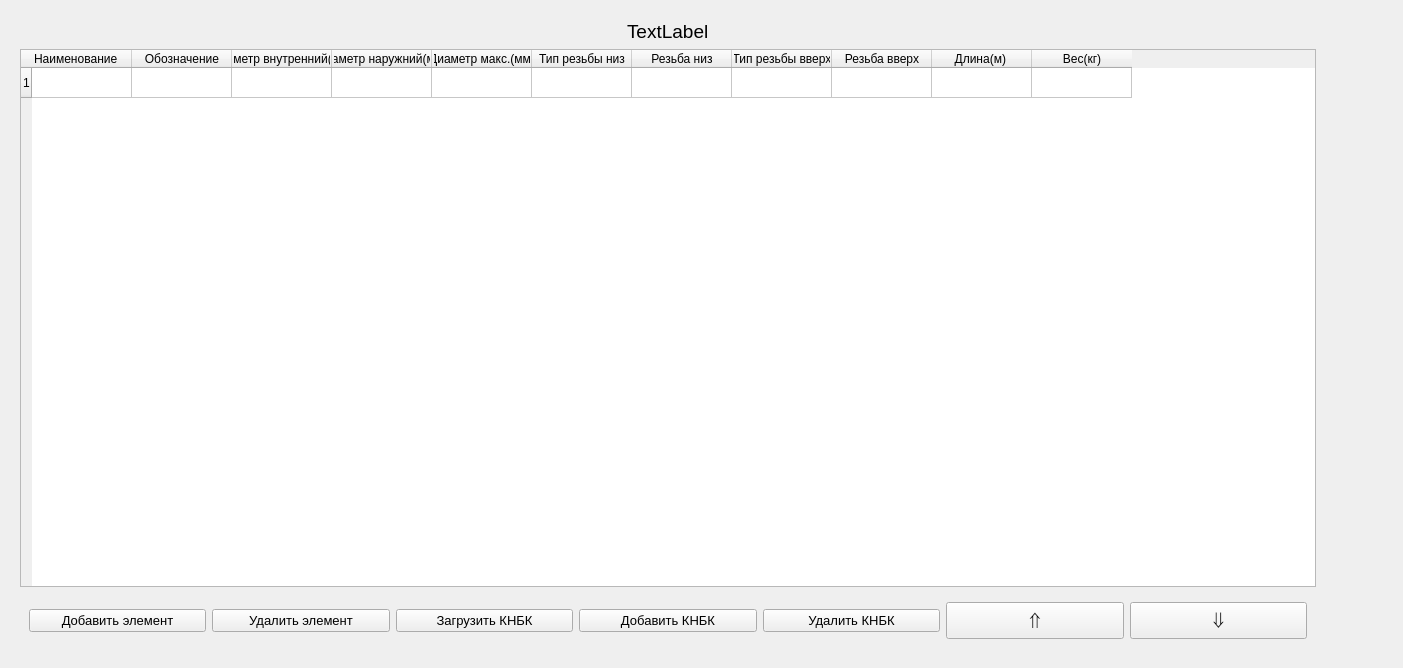
<?xml version="1.0" encoding="UTF-8"?>
<ui version="4.0">
 <class>knbk</class>
 <widget class="QWidget" name="knbk">
  <property name="geometry">
   <rect>
    <x>0</x>
    <y>0</y>
    <width>1403</width>
    <height>668</height>
   </rect>
  </property>
  <property name="sizePolicy">
   <sizepolicy hsizetype="Fixed" vsizetype="Minimum">
    <horstretch>0</horstretch>
    <verstretch>0</verstretch>
   </sizepolicy>
  </property>
  <property name="minimumSize">
   <size>
    <width>67</width>
    <height>0</height>
   </size>
  </property>
  <property name="windowTitle">
   <string>Form</string>
  </property>
  <layout class="QHBoxLayout" name="horizontalLayout_3">
   <property name="rightMargin">
    <number>3</number>
   </property>
   <item>
    <widget class="QFrame" name="frame">
     <property name="frameShape">
      <enum>QFrame::NoFrame</enum>
     </property>
     <property name="frameShadow">
      <enum>QFrame::Raised</enum>
     </property>
     <property name="lineWidth">
      <number>0</number>
     </property>
     <layout class="QVBoxLayout" name="verticalLayout">
      <item alignment="Qt::AlignHCenter">
       <widget class="QLabel" name="label">
        <property name="font">
         <font>
          <pointsize>14</pointsize>
         </font>
        </property>
        <property name="text">
         <string>TextLabel</string>
        </property>
       </widget>
      </item>
      <item>
       <widget class="AdaptiveTable" name="table_KNBK">
        <property name="sortingEnabled">
         <bool>false</bool>
        </property>
        <property name="rowCount">
         <number>1</number>
        </property>
        <property name="columnCount">
         <number>11</number>
        </property>
        <attribute name="horizontalHeaderVisible">
         <bool>true</bool>
        </attribute>
        <attribute name="horizontalHeaderCascadingSectionResizes">
         <bool>true</bool>
        </attribute>
        <attribute name="horizontalHeaderHighlightSections">
         <bool>true</bool>
        </attribute>
        <attribute name="horizontalHeaderShowSortIndicator" stdset="0">
         <bool>false</bool>
        </attribute>
        <attribute name="horizontalHeaderStretchLastSection">
         <bool>false</bool>
        </attribute>
        <attribute name="verticalHeaderVisible">
         <bool>true</bool>
        </attribute>
        <attribute name="verticalHeaderMinimumSectionSize">
         <number>30</number>
        </attribute>
        <attribute name="verticalHeaderShowSortIndicator" stdset="0">
         <bool>false</bool>
        </attribute>
        <row/>
        <column>
         <property name="text">
          <string>Наименование</string>
         </property>
         <property name="font">
          <font>
           <italic>false</italic>
           <kerning>false</kerning>
          </font>
         </property>
         <property name="textAlignment">
          <set>AlignJustify|AlignVCenter</set>
         </property>
        </column>
        <column>
         <property name="text">
          <string>Обозначение</string>
         </property>
        </column>
        <column>
         <property name="text">
          <string>Диаметр внутренний(мм)</string>
         </property>
        </column>
        <column>
         <property name="text">
          <string>Диаметр наружний(мм)</string>
         </property>
        </column>
        <column>
         <property name="text">
          <string>Диаметр макс.(мм)</string>
         </property>
        </column>
        <column>
         <property name="text">
          <string>Тип резьбы низ</string>
         </property>
        </column>
        <column>
         <property name="text">
          <string>Резьба низ</string>
         </property>
        </column>
        <column>
         <property name="text">
          <string>Тип резьбы вверх</string>
         </property>
        </column>
        <column>
         <property name="text">
          <string>Резьба вверх</string>
         </property>
        </column>
        <column>
         <property name="text">
          <string>Длина(м) </string>
         </property>
        </column>
        <column>
         <property name="text">
          <string>Вес(кг)</string>
         </property>
        </column>
        <item row="0" column="1">
         <property name="text">
          <string/>
         </property>
        </item>
       </widget>
      </item>
      <item>
       <widget class="QFrame" name="frame_1">
        <layout class="QHBoxLayout" name="horizontalLayout">
         <item>
          <widget class="QPushButton" name="pushButton_add_row">
           <property name="minimumSize">
            <size>
             <width>0</width>
             <height>0</height>
            </size>
           </property>
           <property name="font">
            <font>
             <pointsize>10</pointsize>
            </font>
           </property>
           <property name="text">
            <string>Добавить элемент</string>
           </property>
          </widget>
         </item>
         <item>
          <widget class="QPushButton" name="pushButton_delete_row">
           <property name="minimumSize">
            <size>
             <width>0</width>
             <height>0</height>
            </size>
           </property>
           <property name="font">
            <font>
             <pointsize>10</pointsize>
            </font>
           </property>
           <property name="text">
            <string>Удалить элемент</string>
           </property>
          </widget>
         </item>
         <item>
          <widget class="QPushButton" name="pushButton_load_table">
           <property name="minimumSize">
            <size>
             <width>0</width>
             <height>0</height>
            </size>
           </property>
           <property name="font">
            <font>
             <pointsize>10</pointsize>
            </font>
           </property>
           <property name="text">
            <string>Загрузить КНБК</string>
           </property>
          </widget>
         </item>
         <item>
          <widget class="QPushButton" name="pushButton_add_page">
           <property name="minimumSize">
            <size>
             <width>0</width>
             <height>0</height>
            </size>
           </property>
           <property name="font">
            <font>
             <pointsize>10</pointsize>
            </font>
           </property>
           <property name="text">
            <string>Добавить КНБК</string>
           </property>
          </widget>
         </item>
         <item>
          <widget class="QPushButton" name="pushButton_delete_page">
           <property name="minimumSize">
            <size>
             <width>0</width>
             <height>0</height>
            </size>
           </property>
           <property name="font">
            <font>
             <pointsize>10</pointsize>
            </font>
           </property>
           <property name="text">
            <string>Удалить КНБК</string>
           </property>
          </widget>
         </item>
         <item>
          <widget class="QPushButton" name="pushButton_row_up">
           <property name="minimumSize">
            <size>
             <width>0</width>
             <height>0</height>
            </size>
           </property>
           <property name="font">
            <font>
             <pointsize>18</pointsize>
            </font>
           </property>
           <property name="text">
            <string>⇑</string>
           </property>
          </widget>
         </item>
         <item>
          <widget class="QPushButton" name="pushButton_row_down">
           <property name="minimumSize">
            <size>
             <width>0</width>
             <height>0</height>
            </size>
           </property>
           <property name="font">
            <font>
             <pointsize>18</pointsize>
            </font>
           </property>
           <property name="text">
            <string>⇓</string>
           </property>
          </widget>
         </item>
        </layout>
       </widget>
      </item>
     </layout>
    </widget>
   </item>
   <item>
    <widget class="QScrollArea" name="scroll_area">
     <property name="sizePolicy">
      <sizepolicy hsizetype="Minimum" vsizetype="Expanding">
       <horstretch>0</horstretch>
       <verstretch>0</verstretch>
      </sizepolicy>
     </property>
     <property name="minimumSize">
      <size>
       <width>67</width>
       <height>0</height>
      </size>
     </property>
     <property name="styleSheet">
      <string notr="true">QScrollBar:vertical { width: 15px; }</string>
     </property>
     <property name="frameShape">
      <enum>QFrame::NoFrame</enum>
     </property>
     <property name="frameShadow">
      <enum>QFrame::Plain</enum>
     </property>
     <property name="lineWidth">
      <number>0</number>
     </property>
     <property name="horizontalScrollBarPolicy">
      <enum>Qt::ScrollBarAlwaysOff</enum>
     </property>
     <property name="widgetResizable">
      <bool>true</bool>
     </property>
     <widget class="QWidget" name="image_container">
      <property name="geometry">
       <rect>
        <x>0</x>
        <y>0</y>
        <width>67</width>
        <height>650</height>
       </rect>
      </property>
      <property name="sizePolicy">
       <sizepolicy hsizetype="Preferred" vsizetype="Expanding">
        <horstretch>0</horstretch>
        <verstretch>0</verstretch>
       </sizepolicy>
      </property>
      <property name="minimumSize">
       <size>
        <width>67</width>
        <height>0</height>
       </size>
      </property>
      <layout class="QVBoxLayout" name="verticalLayout_2">
       <property name="spacing">
        <number>0</number>
       </property>
       <property name="leftMargin">
        <number>0</number>
       </property>
       <property name="topMargin">
        <number>0</number>
       </property>
       <property name="rightMargin">
        <number>15</number>
       </property>
       <property name="bottomMargin">
        <number>0</number>
       </property>
       <item>
        <spacer name="verticalSpacer">
         <property name="orientation">
          <enum>Qt::Vertical</enum>
         </property>
         <property name="sizeHint" stdset="0">
          <size>
           <width>20</width>
           <height>40</height>
          </size>
         </property>
        </spacer>
       </item>
      </layout>
     </widget>
    </widget>
   </item>
  </layout>
 </widget>
 <customwidgets>
  <customwidget>
   <class>AdaptiveTable</class>
   <extends>QTableWidget</extends>
   <header>components.adaptive_table</header>
  </customwidget>
 </customwidgets>
 <resources/>
 <connections/>
</ui>
